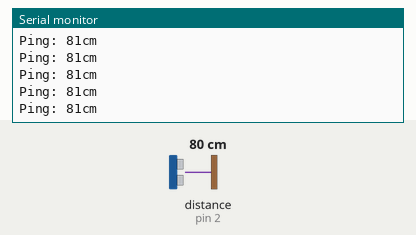
Simulated run of this sketch. Board: Arduino Uno, built with avr-gcc and run on an emulated ATmega328P. Parts: the last lines printed to the serial monitor. The inputs (shaded band) are chosen by the test bench; at power-on: distance to the obstacle (sensor on pin 2) 80 cm. The echo pulse lasts 58.3 µs per cm.

Above: at 1.2 s.
1.3 s: distance to the obstacle (sensor on pin 2) set to 2 cm
At 1.34 s:
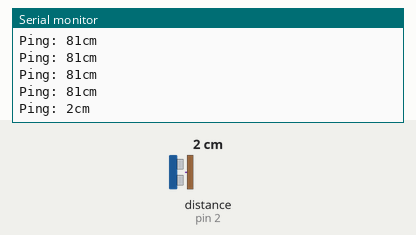
2.8 s: distance to the obstacle (sensor on pin 2) set to 4 cm
At 2.82 s:
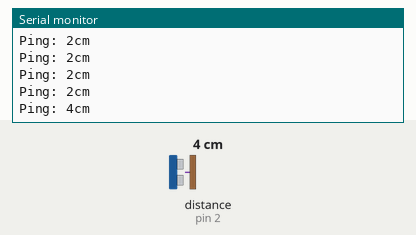
4.3 s: distance to the obstacle (sensor on pin 2) set to 35 cm
At 4.3 s:
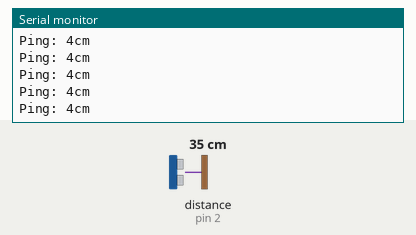
Timing chart, 0 to 7.3 s (numbered marks = the images above; inputs shaded):
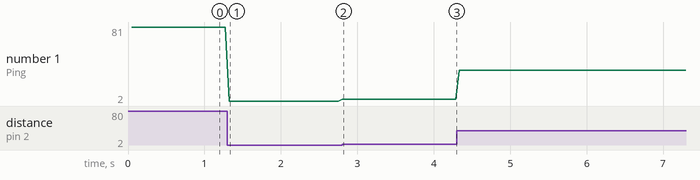

The sketch:

NewPingExample.ino
```cpp
// ---------------------------------------------------------------------------
// Example NewPing library sketch that does a ping about 20 times per second.
// ---------------------------------------------------------------------------

#include <NewPing.h>

#define TRIGGER_PIN  3  // Arduino pin tied to trigger pin on the ultrasonic sensor.
#define ECHO_PIN     2  // Arduino pin tied to echo pin on the ultrasonic sensor.
#define MAX_DISTANCE 400 // Maximum distance we want to ping for (in centimeters). Maximum sensor distance is rated at 400-500cm.

NewPing sonar(TRIGGER_PIN, ECHO_PIN, MAX_DISTANCE); // NewPing setup of pins and maximum distance.

void setup() {
  Serial.begin(115200); // Open serial monitor at 115200 baud to see ping results.
}

void loop() {
  delay(50);                     // Wait 50ms between pings (about 20 pings/sec). 29ms should be the shortest delay between pings.
  Serial.print("Ping: ");
  Serial.print(sonar.ping_cm()); // Send ping, get distance in cm and print result (0 = outside set distance range)
  Serial.println("cm");
}
```

Measured:
- after the input at 1.3 s, the serial monitor: prints a new line at once (image 1)
- after the input at 2.8 s, the serial monitor: prints a new line at once (image 2)
- plotted number 1: 81 → 2 after the input at 1.3 s, 2 → 4 after the input at 2.8 s, 4 → 35 after the input at 4.3 s
